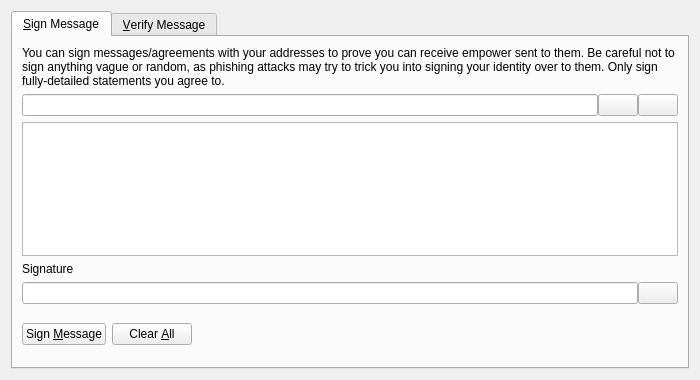
<?xml version="1.0" encoding="UTF-8"?>
<ui version="4.0">
 <class>SignVerifyMessageDialog</class>
 <widget class="QDialog" name="SignVerifyMessageDialog">
  <property name="geometry">
   <rect>
    <x>0</x>
    <y>0</y>
    <width>700</width>
    <height>380</height>
   </rect>
  </property>
  <property name="windowTitle">
   <string>Signatures - Sign / Verify a Message</string>
  </property>
  <property name="modal">
   <bool>true</bool>
  </property>
  <layout class="QVBoxLayout" name="verticalLayout">
   <item>
    <widget class="QTabWidget" name="tabWidget">
     <property name="currentIndex">
      <number>0</number>
     </property>
     <widget class="QWidget" name="tabSignMessage">
      <attribute name="title">
       <string>&amp;Sign Message</string>
      </attribute>
      <layout class="QVBoxLayout" name="verticalLayout_SM">
       <item>
        <widget class="QLabel" name="infoLabel_SM">
         <property name="text">
          <string>You can sign messages/agreements with your addresses to prove you can receive empower sent to them. Be careful not to sign anything vague or random, as phishing attacks may try to trick you into signing your identity over to them. Only sign fully-detailed statements you agree to.</string>
         </property>
         <property name="textFormat">
          <enum>Qt::PlainText</enum>
         </property>
         <property name="wordWrap">
          <bool>true</bool>
         </property>
        </widget>
       </item>
       <item>
        <layout class="QHBoxLayout" name="horizontalLayout_1_SM">
         <property name="spacing">
          <number>0</number>
         </property>
         <item>
          <widget class="QValidatedLineEdit" name="addressIn_SM">
           <property name="toolTip">
            <string>The Empower address to sign the message with</string>
           </property>
          </widget>
         </item>
         <item>
          <widget class="QPushButton" name="addressBookButton_SM">
           <property name="toolTip">
            <string>Choose previously used address</string>
           </property>
           <property name="text">
            <string/>
           </property>
           <property name="icon">
            <iconset resource="../bitcoin.qrc">
             <normaloff>:/icons/address-book</normaloff>:/icons/address-book</iconset>
           </property>
           <property name="shortcut">
            <string>Alt+A</string>
           </property>
           <property name="autoDefault">
            <bool>false</bool>
           </property>
          </widget>
         </item>
         <item>
          <widget class="QPushButton" name="pasteButton_SM">
           <property name="toolTip">
            <string>Paste address from clipboard</string>
           </property>
           <property name="text">
            <string/>
           </property>
           <property name="icon">
            <iconset resource="../bitcoin.qrc">
             <normaloff>:/icons/editpaste</normaloff>:/icons/editpaste</iconset>
           </property>
           <property name="shortcut">
            <string>Alt+P</string>
           </property>
           <property name="autoDefault">
            <bool>false</bool>
           </property>
          </widget>
         </item>
        </layout>
       </item>
       <item>
        <widget class="QPlainTextEdit" name="messageIn_SM">
         <property name="toolTip">
          <string>Enter the message you want to sign here</string>
         </property>
        </widget>
       </item>
       <item>
        <widget class="QLabel" name="signatureLabel_SM">
         <property name="text">
          <string>Signature</string>
         </property>
         <property name="textFormat">
          <enum>Qt::PlainText</enum>
         </property>
        </widget>
       </item>
       <item>
        <layout class="QHBoxLayout" name="horizontalLayout_2_SM">
         <property name="spacing">
          <number>0</number>
         </property>
         <item>
          <widget class="QLineEdit" name="signatureOut_SM">
           <property name="font">
            <font>
             <italic>true</italic>
            </font>
           </property>
           <property name="readOnly">
            <bool>true</bool>
           </property>
          </widget>
         </item>
         <item>
          <widget class="QPushButton" name="copySignatureButton_SM">
           <property name="toolTip">
            <string>Copy the current signature to the system clipboard</string>
           </property>
           <property name="text">
            <string/>
           </property>
           <property name="icon">
            <iconset resource="../bitcoin.qrc">
             <normaloff>:/icons/editcopy</normaloff>:/icons/editcopy</iconset>
           </property>
           <property name="autoDefault">
            <bool>false</bool>
           </property>
          </widget>
         </item>
        </layout>
       </item>
       <item>
        <layout class="QHBoxLayout" name="horizontalLayout_3_SM">
         <item>
          <widget class="QPushButton" name="signMessageButton_SM">
           <property name="toolTip">
            <string>Sign the message to prove you own this Empower address</string>
           </property>
           <property name="text">
            <string>Sign &amp;Message</string>
           </property>
           <property name="icon">
            <iconset resource="../bitcoin.qrc">
             <normaloff>:/icons/edit</normaloff>:/icons/edit</iconset>
           </property>
           <property name="autoDefault">
            <bool>false</bool>
           </property>
          </widget>
         </item>
         <item>
          <widget class="QPushButton" name="clearButton_SM">
           <property name="toolTip">
            <string>Reset all sign message fields</string>
           </property>
           <property name="text">
            <string>Clear &amp;All</string>
           </property>
           <property name="icon">
            <iconset resource="../bitcoin.qrc">
             <normaloff>:/icons/remove</normaloff>:/icons/remove</iconset>
           </property>
           <property name="autoDefault">
            <bool>false</bool>
           </property>
          </widget>
         </item>
         <item>
          <spacer name="horizontalSpacer_1_SM">
           <property name="orientation">
            <enum>Qt::Horizontal</enum>
           </property>
           <property name="sizeHint" stdset="0">
            <size>
             <width>40</width>
             <height>48</height>
            </size>
           </property>
          </spacer>
         </item>
         <item>
          <widget class="QLabel" name="statusLabel_SM">
           <property name="font">
            <font>
             <weight>75</weight>
             <bold>true</bold>
            </font>
           </property>
           <property name="text">
            <string/>
           </property>
           <property name="wordWrap">
            <bool>true</bool>
           </property>
          </widget>
         </item>
         <item>
          <spacer name="horizontalSpacer_2_SM">
           <property name="orientation">
            <enum>Qt::Horizontal</enum>
           </property>
           <property name="sizeHint" stdset="0">
            <size>
             <width>40</width>
             <height>48</height>
            </size>
           </property>
          </spacer>
         </item>
        </layout>
       </item>
      </layout>
     </widget>
     <widget class="QWidget" name="tabVerifyMessage">
      <attribute name="title">
       <string>&amp;Verify Message</string>
      </attribute>
      <layout class="QVBoxLayout" name="verticalLayout_VM">
       <item>
        <widget class="QLabel" name="infoLabel_VM">
         <property name="text">
          <string>Enter the receiver's address, message (ensure you copy line breaks, spaces, tabs, etc. exactly) and signature below to verify the message. Be careful not to read more into the signature than what is in the signed message itself, to avoid being tricked by a man-in-the-middle attack. Note that this only proves the signing party receives with the address, it cannot prove sendership of any transaction!</string>
         </property>
         <property name="textFormat">
          <enum>Qt::PlainText</enum>
         </property>
         <property name="alignment">
          <set>Qt::AlignLeading|Qt::AlignLeft|Qt::AlignTop</set>
         </property>
         <property name="wordWrap">
          <bool>true</bool>
         </property>
        </widget>
       </item>
       <item>
        <layout class="QHBoxLayout" name="horizontalLayout_1_VM">
         <property name="spacing">
          <number>0</number>
         </property>
         <item>
          <widget class="QValidatedLineEdit" name="addressIn_VM">
           <property name="toolTip">
            <string>The Empower address the message was signed with</string>
           </property>
          </widget>
         </item>
         <item>
          <widget class="QPushButton" name="addressBookButton_VM">
           <property name="toolTip">
            <string>Choose previously used address</string>
           </property>
           <property name="text">
            <string/>
           </property>
           <property name="icon">
            <iconset resource="../bitcoin.qrc">
             <normaloff>:/icons/address-book</normaloff>:/icons/address-book</iconset>
           </property>
           <property name="shortcut">
            <string>Alt+A</string>
           </property>
           <property name="autoDefault">
            <bool>false</bool>
           </property>
          </widget>
         </item>
        </layout>
       </item>
       <item>
        <widget class="QPlainTextEdit" name="messageIn_VM"/>
       </item>
       <item>
        <widget class="QValidatedLineEdit" name="signatureIn_VM"/>
       </item>
       <item>
        <layout class="QHBoxLayout" name="horizontalLayout_2_VM">
         <item>
          <widget class="QPushButton" name="verifyMessageButton_VM">
           <property name="toolTip">
            <string>Verify the message to ensure it was signed with the specified Empower address</string>
           </property>
           <property name="text">
            <string>Verify &amp;Message</string>
           </property>
           <property name="icon">
            <iconset resource="../bitcoin.qrc">
             <normaloff>:/icons/transaction_0</normaloff>:/icons/transaction_0</iconset>
           </property>
           <property name="autoDefault">
            <bool>false</bool>
           </property>
          </widget>
         </item>
         <item>
          <widget class="QPushButton" name="clearButton_VM">
           <property name="toolTip">
            <string>Reset all verify message fields</string>
           </property>
           <property name="text">
            <string>Clear &amp;All</string>
           </property>
           <property name="icon">
            <iconset resource="../bitcoin.qrc">
             <normaloff>:/icons/remove</normaloff>:/icons/remove</iconset>
           </property>
           <property name="autoDefault">
            <bool>false</bool>
           </property>
          </widget>
         </item>
         <item>
          <spacer name="horizontalSpacer_1_VM">
           <property name="orientation">
            <enum>Qt::Horizontal</enum>
           </property>
           <property name="sizeHint" stdset="0">
            <size>
             <width>40</width>
             <height>48</height>
            </size>
           </property>
          </spacer>
         </item>
         <item>
          <widget class="QLabel" name="statusLabel_VM">
           <property name="font">
            <font>
             <weight>75</weight>
             <bold>true</bold>
            </font>
           </property>
           <property name="text">
            <string/>
           </property>
           <property name="wordWrap">
            <bool>true</bool>
           </property>
          </widget>
         </item>
         <item>
          <spacer name="horizontalSpacer_2_VM">
           <property name="orientation">
            <enum>Qt::Horizontal</enum>
           </property>
           <property name="sizeHint" stdset="0">
            <size>
             <width>40</width>
             <height>48</height>
            </size>
           </property>
          </spacer>
         </item>
        </layout>
       </item>
      </layout>
     </widget>
    </widget>
   </item>
  </layout>
 </widget>
 <customwidgets>
  <customwidget>
   <class>QValidatedLineEdit</class>
   <extends>QLineEdit</extends>
   <header>qt/qvalidatedlineedit.h</header>
  </customwidget>
 </customwidgets>
 <resources>
  <include location="../bitcoin.qrc"/>
 </resources>
 <connections/>
</ui>
